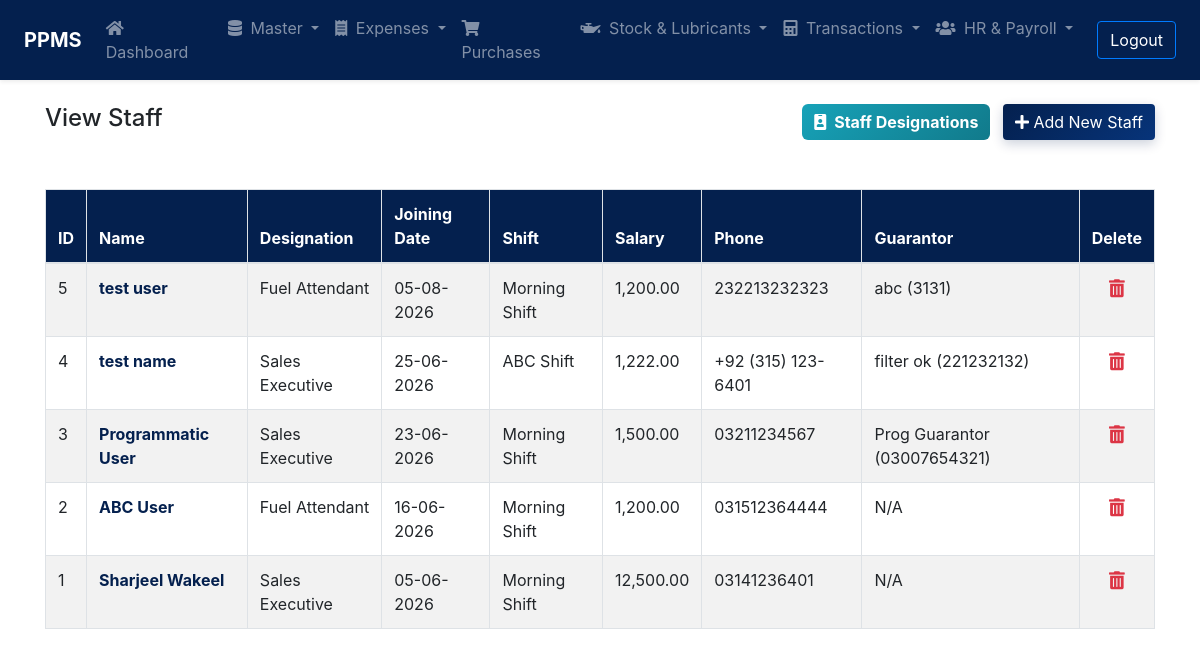
The page /staff/staff-list.php (signed in) on the database as committed earlier.
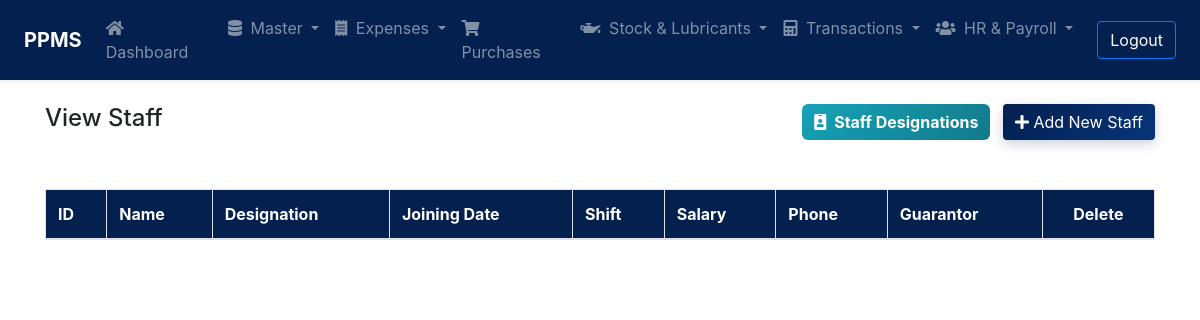
The same page on the database as committed later.
### tables this page shows
CREATE TABLE `tbl_staff` (
  `id` int(11) NOT NULL AUTO_INCREMENT,
  `first_name` varchar(128) NOT NULL,
  `last_name` varchar(128) NOT NULL,
  `role_id` int(11) NOT NULL,
  `joining_date` date NOT NULL,
  `shift_id` int(11) NOT NULL,
  `salary` decimal(10,2) NOT NULL DEFAULT 0.00,
  `address` varchar(512) DEFAULT NULL,
  `phone` varchar(32) NOT NULL DEFAULT '',
  `created_at` datetime NOT NULL DEFAULT current_timestamp(),
  `updated_at` datetime NOT NULL DEFAULT current_timestamp() ON UPDATE current_timestamp(),
  `deleted_at` datetime DEFAULT NULL,
  PRIMARY KEY (`id`),
  KEY `role_id` (`role_id`),
  KEY `shift_id` (`shift_id`)
);

CREATE TABLE `tbl_staff_roles` (
  `id` int(11) NOT NULL AUTO_INCREMENT,
  `name` varchar(128) NOT NULL,
  `created_at` timestamp NOT NULL DEFAULT current_timestamp(),
  `updated_at` timestamp NOT NULL DEFAULT current_timestamp() ON UPDATE current_timestamp(),
  `deleted_at` datetime DEFAULT NULL,
  PRIMARY KEY (`id`)
);

CREATE TABLE `tbl_shifts` (
  `id` int(11) NOT NULL AUTO_INCREMENT,
  `name` varchar(128) NOT NULL,
  `start_time` time NOT NULL,
  `end_time` time NOT NULL,
  `status` enum('Active','Inactive') NOT NULL DEFAULT 'Active',
  `deleted_at` datetime DEFAULT NULL,
  PRIMARY KEY (`id`)
);

CREATE TABLE `tbl_staff_guarantors` (
  `id` int(11) NOT NULL AUTO_INCREMENT,
  `staff_id` int(11) NOT NULL,
  `name` varchar(128) NOT NULL,
  `phone` varchar(32) NOT NULL DEFAULT '',
  `address` varchar(512) DEFAULT NULL,
  PRIMARY KEY (`id`),
  KEY `staff_id` (`staff_id`)
);

### include/permissions.php (called while the page is built, shortened)
<?php
require_once __DIR__ . '/config.php';
function has_permission($module_slug, $action) {
    global $connection;
    $user_id = intval($_SESSION['loggedInUser']);
    $user_res = mysqli_query($connection, "SELECT type, role_id FROM tbl_accounts WHERE id = '$user_id' LIMIT 1");
    if (!$user_res || !($user = mysqli_fetch_assoc($user_res))) {
        return false;
    }
    if (strtolower(trim($user['type'] ?? '')) === 'admin') {
        return true;
    }
    return false;
}
?>

### staff/staff-list.php (the view, shortened to what this page needs)
<?php
require '../include/config.php';
require '../include/permissions.php';
$canAdd    = has_permission('staff', 'add');
$canEdit   = has_permission('staff', 'edit');
$canDelete = has_permission('staff', 'delete');
?>
<!DOCTYPE html>
<html lang="en">
  <head>
		<link rel="stylesheet" href="https://stackpath.bootstrapcdn.com/bootstrap/4.3.1/css/bootstrap.min.css">
		<link rel="stylesheet" href="https://cdnjs.cloudflare.com/ajax/libs/font-awesome/5.11.2/css/all.min.css" />
		<link rel="stylesheet" href="https://cdn.datatables.net/1.10.20/css/jquery.dataTables.min.css" />
		<link rel="stylesheet" href="../include/style.css?v=1.0.1" />
	</head>
	<body>
        <?php include('../include/navbar.php');?>
		<main class="main">
			<div class="container pt-4 pb-4">
				<div class="row mb-5 align-items-center">
					<div class="col-md-6">
						<h4>View Staff</h4>
					</div>
					<div class="col-md-6 text-right">
						<a href="staff-roles-list.php" class="btn btn-info font-weight-bold mr-2" style="border-radius:6px; background:linear-gradient(135deg, #17a2b8 0%, #117a8b 100%); border:none;"><i class="fas fa-id-badge mr-1"></i> Staff Designations</a>
                        <?php if ($canAdd): ?>
						<a href="add-staff.php" class="btn btn-primary"><i class="fas fa-plus"></i> Add New Staff</a>
                        <?php endif; ?>
					</div>
				</div>
				<table id="staffListTable" class="table table-striped table-bordered">
					<thead>
						<tr>
							<th>ID</th>
							<th>Name</th>
							<th>Designation</th>
							<th>Joining Date</th>
							<th>Shift</th>
							<th>Salary</th>
							<th>Phone</th>
							<th>Guarantor</th>
                            <?php if ($canDelete): ?>
							<th style="text-align: center;">Delete</th>
                            <?php endif; ?>
						</tr>
					</thead>
					<tbody>
						<?php
						$sql = "SELECT s.*, r.name as role_name, sh.name as shift_name, g.name as guarantor_name, g.phone as guarantor_phone
                                FROM tbl_staff s
                                LEFT JOIN tbl_staff_roles r ON s.role_id = r.id
                                LEFT JOIN tbl_shifts sh ON s.shift_id = sh.id
                                LEFT JOIN tbl_staff_guarantors g ON s.id = g.staff_id
                                WHERE (s.deleted_at IS NULL OR s.deleted_at = '0000-00-00 00:00:00')
                                ORDER BY s.id DESC";
						$result = mysqli_query($connection, $sql);
						if($result && mysqli_num_rows($result) > 0){
							while($row = mysqli_fetch_assoc($result)){
                                $fullName = $row['first_name'] . ' ' . $row['last_name'];
                                $guarantor_display = 'N/A';
                                if (!empty($row['guarantor_name'])) {
                                    $guarantor_display = htmlspecialchars($row['guarantor_name']);
                                    if (!empty($row['guarantor_phone'])) {
                                        $guarantor_display .= ' (' . htmlspecialchars($row['guarantor_phone']) . ')';
                                    }
                                }
                                $staffNameDisplay = $canEdit
                                    ? '<a href="edit-staff.php?id='.$row['id'].'" class="font-weight-bold" style="color: var(--primary-color);">'.htmlspecialchars($fullName).'</a>'
                                    : '<strong>'.htmlspecialchars($fullName).'</strong>';
								echo'
									<tr>
										<td>'.$row['id'].'</td>
										<td>'.$staffNameDisplay.'</td>
										<td>'.htmlspecialchars($row['role_name'] ?? 'N/A').'</td>
										<td>'.date("d-m-Y", strtotime($row['joining_date'])).'</td>
										<td>'.htmlspecialchars($row['shift_name'] ?? 'N/A').'</td>
										<td>'.number_format($row['salary'], 2).'</td>
										<td>'.htmlspecialchars($row['phone']).'</td>
										<td>'.$guarantor_display.'</td>';
                                if ($canDelete) {
                                    echo '<td class="text-center"><a class="btn btn-large btn-link p-0 text-danger" onclick="deletestaff('.$row['id'].')"><i class="fas fa-trash-alt" style="font-size: 18px;"></i></a></td>';
                                }
								echo '</tr>';
							}
						}
						?>
					</tbody>
				</table>
			</div>
		</main>
    </body>
</html>

Rows that differ between the two databases and show on the page:
removed tbl_staff: id "5", fullName "test user", tbl_staff_roles.name "Fuel Attendant", joining_date "05-08-2026", shift.name "Morning Shift", salary "1,200.00", phone "232213232323", tbl_staff_guarantors.name+phone "abc (3131)"
removed tbl_staff: id "4", fullName "test name", tbl_staff_roles.name "Sales Executive", joining_date "25-06-2026", shift.name "ABC Shift", salary "1,222.00", phone "+92 (315) 123-6401", tbl_staff_guarantors.name+phone "filter ok (221232132)"
removed tbl_staff: id "3", fullName "Programmatic User", tbl_staff_roles.name "Sales Executive", joining_date "23-06-2026", shift.name "Morning Shift", salary "1,500.00", phone "03211234567", tbl_staff_guarantors.name+phone "Prog Guarantor (03007654321)"
removed tbl_staff: id "2", fullName "ABC User", tbl_staff_roles.name "Fuel Attendant", joining_date "16-06-2026", shift.name "Morning Shift", salary "1,200.00", phone "031512364444", guarantor_display "N/A"
removed tbl_staff: id "1", fullName "Sharjeel Wakeel", tbl_staff_roles.name "Sales Executive", joining_date "05-06-2026", shift.name "Morning Shift", salary "12,500.00", phone "03141236401", guarantor_display "N/A"
